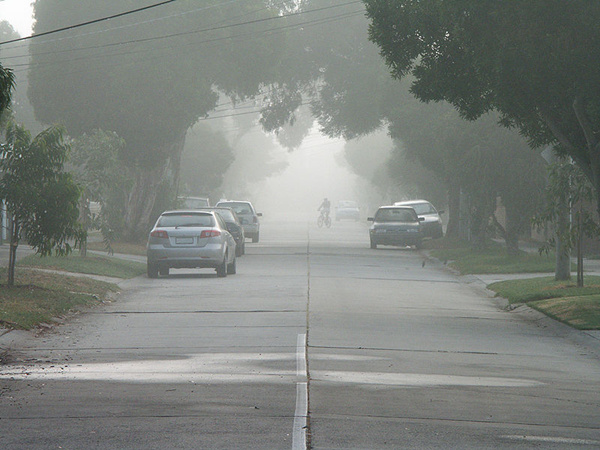
#> input picture haze.jpg, 600 x 450 px
$ python main.py
#> lines starting #> are read from the running program, lines starting #| are printed output that depends on the picture; long printed decimals are rounded
import cv2
import numpy as np
import matplotlib.pyplot as plt
import time

def custom_min_filter_pure(image, kernel_size=15):
    """
    纯算法实现的最小值滤波 (Sliding Window 方式)。
    模拟硬件中的局部窗口扫描过程。
    """
    # 获取图像尺寸
    h, w = image.shape
    pad = kernel_size // 2

    # 填充边界 (Hardware Note: 硬件通常使用边缘复制或镜像，或者在控制逻辑中处理边界)
    padded_image = np.pad(image, pad, mode='edge')

    output = np.zeros_like(image)

    # --- Hardware Optimization Note: 窗口扫描与行缓存 ---
    # 在软件中，我们使用双重循环模拟“滑动窗口”。
    # 在硬件 (FPGA/ASIC) 中，不会把整张图读入内存。
    # 而是使用 "Line Buffers" (行缓存) 存储 kernel_size - 1 行像素。
    # 随着像素流 (Pixel Stream) 的输入，实时构建 15x15 的窗口。
    # 引用: [cite: 91, 217]

    for i in range(h):
        for j in range(w):
            # 提取当前窗口 (Region of Interest)
            # 对应论文中的 Omega(x) [cite: 120]
            window = padded_image[i:i+kernel_size, j:j+kernel_size]

            # 计算窗口内的最小值
            # --- Hardware Optimization Note: 滤波器分解 ---
            # 论文中提到，直接实现 15x15 的比较器非常消耗资源。
            # 硬件方案是将 15x15 分解为级联的 3x3 最小值滤波器。
            # Stage 2 & 3: 先做 3x3 滤波存入 buffer。
            # Stage 4 & 5: 在 buffer 基础上再做 3x3，逐级扩大感受野。
            # 引用: [cite: 213, 219, 226]
            min_val = np.min(window)
            output[i, j] = min_val

    return output

def dehaze_hardware_prototype(img_path):
    # 读取图像 (归一化到 0-1 浮点数)
    # --- Hardware Optimization Note: 定点数 ---
    # 硬件实现中通常不使用浮点数，而是使用定点数 (Fixed-point)。
    # 论文中将饱和度值缩放到 12-bit (0-4095) 进行处理以保持精度。
    # 引用:
#> called with img_path = 'haze.jpg'
    H = cv2.imread(img_path).astype(np.float32) / 255.0
    if H is None:
        print("Error: Image not found.")
        return

    h, w, _ = H.shape
#> h = 450; w = 600

    # =========================================================
    # Stage 1: 预处理与下采样
    # =========================================================
    # --- Hardware Optimization Note: 下采样 ---
    # 论文为了减少行缓存 (Line Buffer) 的大小和计算量，
    # 首先将输入图像下采样 2 倍 (Downsample by 2)。
    # 这将 Line Buffers 的需求减半 (w/2)。
    # 引用:
    H_ds = cv2.resize(H, (w // 2, h // 2))

    # =========================================================
    # Stage 2-6 (ALE Module): 大气光估计
    # =========================================================
    print("正在进行纯算法最小值滤波 (可能较慢)...")
    start_time = time.time()

    # 计算每个像素RGB中的最小值 (Min3)
    # 对应论文 Stage 6 中的 Min3 操作 [cite: 221]
    min_channel_ds = np.min(H_ds, axis=2)

    # 对下采样后的图进行 15x15 最小值滤波
    # 对应论文 Fig. 3 中的操作 [cite: 208]
    dark_channel_ds = custom_min_filter_pure(min_channel_ds, kernel_size=9)
#> after the loop in custom_min_filter_pure, `for i in range(h):`:
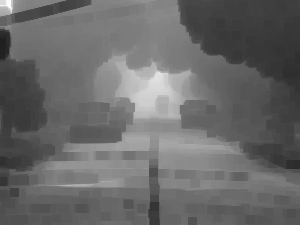
#> output: shape (225, 300) float32; min 0.128, max 0.983, mean 0.413

    print(f"滤波耗时: {time.time() - start_time:.4f}s")

    # 估计大气光 A
    # --- Hardware Optimization Note: 避免排序 ---
    # 传统的 DCP 算法需要对暗通道像素进行排序取前 0.1%。
    # 论文为了硬件加速，去掉了排序过程 [cite: 203, 209]。
    # 硬件实现是在像素流过时，动态比较并记录当前遇到的最大值 (Run-time max tracking)。
    # 引用: [cite: 222]
    flat_dark = dark_channel_ds.flatten()
    flat_img_ds = H_ds.reshape(-1, 3)

    max_idx = np.argmax(flat_dark) # 硬件中通过比较器锁存最大值的地址/数值
#> max_idx = 9
    A = flat_img_ds[max_idx]
#> A = [0.992, 0.992, 0.992]

    # 论文假设 A 的最小值不小于 100 (在 0-255 尺度下)，即 ~0.39
    # 引用: [cite: 222]
    A = np.maximum(A, 100/255.0)
    print(f"Estimated Atmospheric Light A: {A}")
#| Estimated Atmospheric Light A: [0.9922 0.9922 0.9922]

    # =========================================================
    # Stage 2 (Main Pipeline): 图像归一化
    # =========================================================
    # --- Hardware Optimization Note: 查找表代替除法 ---
    # 硬件中做除法 (H/A) 很昂贵。
    # 论文使用了查找表 (LUT) 来存储 1/A 的值，然后将除法转换为乘法 (H * (1/A))。
    # 引用: [cite: 195, 335]
    Hn = H / A

    # =========================================================
    # Stage 3: 饱和度估计 (Saturation Estimation)
    # =========================================================
    # 计算强度 K (均值) 和 最小值
    K_Hn = np.mean(Hn, axis=2)
    # 避免除以 0
    K_Hn = np.maximum(K_Hn, 1e-6)
    min_Hn = np.min(Hn, axis=2)

    # 公式 (9): S_H = 1 - min/K
    # --- Hardware Optimization Note: 查找表 ---
    # 这里同样计算 1/K 使用 LUT，然后用乘法代替除法。
    # 引用:
    S_H = 1 - (min_Hn / K_Hn)
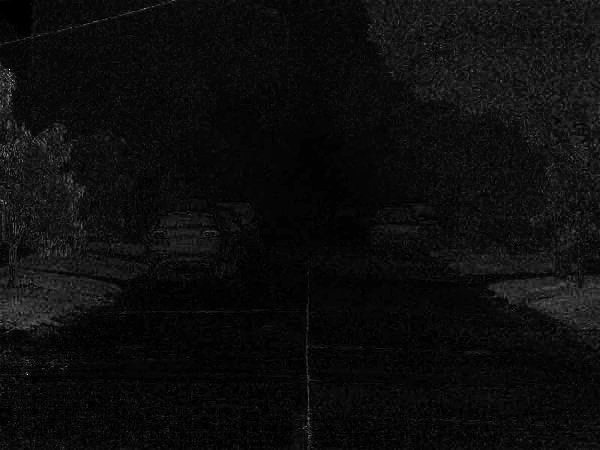
#> S_H: shape (450, 600) float32; min -1.19e-07, max 0.625, mean 0.0327; drawn with min black and max white
    S_H = np.clip(S_H, 0, 1)

    # =========================================================
    # Stage 4: 对比度拉伸 (Contrast Stretching)
    # =========================================================
    # 预测去雾后的饱和度 S_D'
    # 公式 (15): S_D = S_H * (2.0 - S_H)
    # --- Hardware Optimization Note: 硬件友好的公式 ---
    # 论文特意选择了这个二次函数，因为它只需要加法和乘法，
    # 不需要复杂的指数运算 (Exponential functions)，节省资源。
    # 引用: [cite: 279, 284]
    S_D = S_H * (2.0 - S_H)
    S_D = np.maximum(S_D, 1e-6) # 保护

    # =========================================================
    # Stage 5-6: 透射率计算 (Transmission Calculation)
    # =========================================================
    # 公式 (14) 变体
    psi = 1.25 # 论文固定的系数 [cite: 427]

    # t = 1 - psi * K_Hn * (1 - S_H / S_D)
    # 注意：S_H / S_D 在硬件中可能也通过 LUT 或 迭代除法器 实现
    term = 1 - (S_H / S_D)
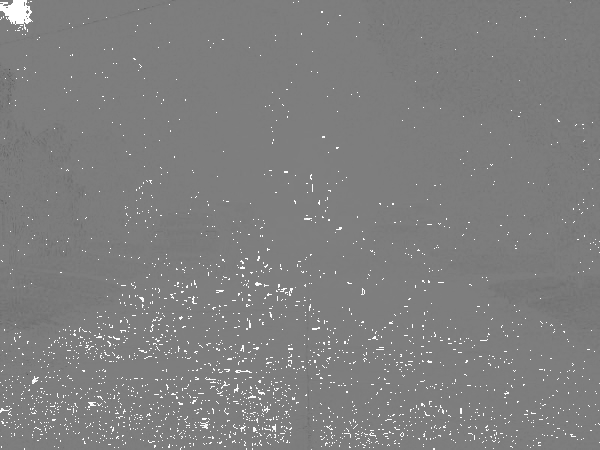
#> term: shape (450, 600) float32; min 0.273, max 1, mean 0.502
    t = 1 - psi * K_Hn * term
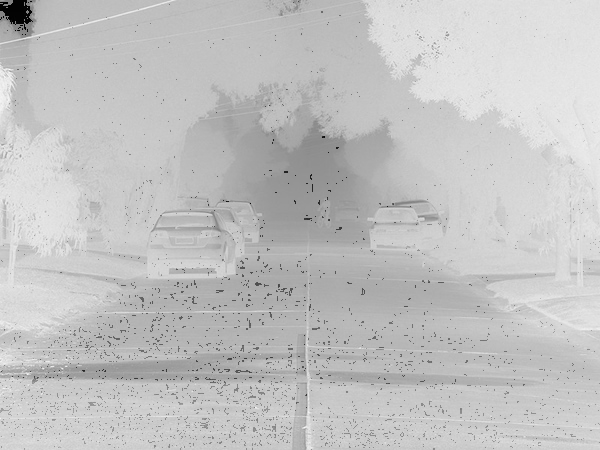
#> t: shape (450, 600) float32; min -0.26, max 0.975, mean 0.684; drawn with min black and max white

    # 限制 t 的范围
    t = np.clip(t, 0.1, 1.0)
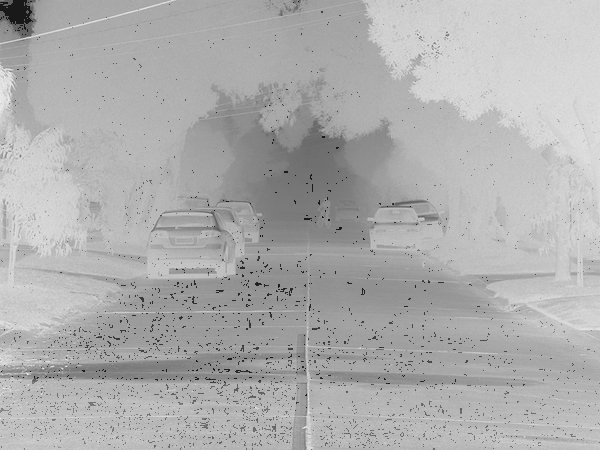
#> t: shape (450, 600) float32; min 0.1, max 0.975, mean 0.685

    # =========================================================
    # Stage 7: 场景恢复 (Scene Restoration)
    # =========================================================
    # 公式 (2): D = (H - A)/t + A
    # --- Hardware Optimization Note: 最后的流水线级 ---
    # 计算 1/t 使用 LUT [cite: 416]。
    # 这是一个逐像素操作，只需当前像素的 H, t 和全局的 A。
    t_rep = np.repeat(t[:, :, np.newaxis], 3, axis=2)
    D = (H - A) / t_rep + A
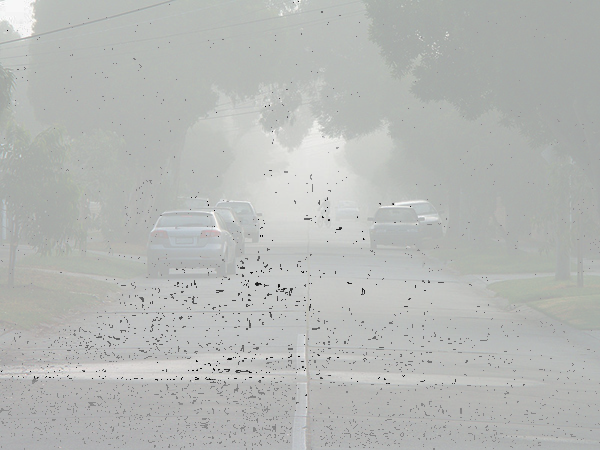
#> D: shape (450, 600, 3) float32; mean B, G, R 0.269, 0.297, 0.271; drawn with min black and max white

    D = np.clip(D, 0, 1)
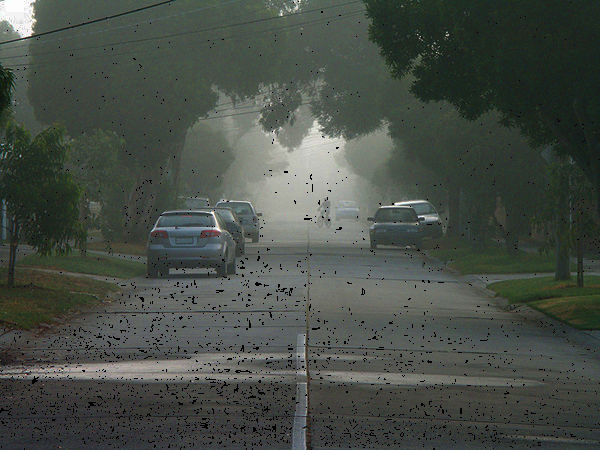
#> D: shape (450, 600, 3) float32; mean B, G, R 0.278, 0.305, 0.28

    return H, D, t

# ---------------------------------------------------------
# 使用示例
# ---------------------------------------------------------
if __name__ == "__main__":
    # 请替换为你的本地图片路径
    img_path = "haze.jpg"
    H, D, t_map = dehaze_hardware_prototype(img_path)

    if H is not None:
        cv2.imshow("Hazy Input", H)
        cv2.imshow("Dehazed Output", D)
        cv2.imshow("Transmission", t_map)
        cv2.waitKey(0)
        cv2.destroyAllWindows()
